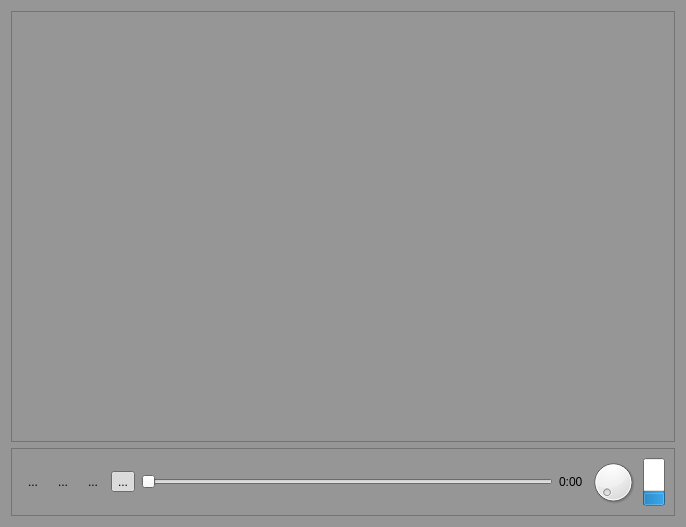
<?xml version="1.0" encoding="UTF-8"?>
<ui version="4.0">
 <class>VideoPlayerWidget</class>
 <widget class="QWidget" name="VideoPlayerWidget">
  <property name="geometry">
   <rect>
    <x>0</x>
    <y>0</y>
    <width>686</width>
    <height>527</height>
   </rect>
  </property>
  <property name="palette">
   <palette>
    <active>
     <colorrole role="Base">
      <brush brushstyle="SolidPattern">
       <color alpha="255">
        <red>255</red>
        <green>255</green>
        <blue>255</blue>
       </color>
      </brush>
     </colorrole>
     <colorrole role="Window">
      <brush brushstyle="SolidPattern">
       <color alpha="255">
        <red>150</red>
        <green>150</green>
        <blue>150</blue>
       </color>
      </brush>
     </colorrole>
    </active>
    <inactive>
     <colorrole role="Base">
      <brush brushstyle="SolidPattern">
       <color alpha="255">
        <red>255</red>
        <green>255</green>
        <blue>255</blue>
       </color>
      </brush>
     </colorrole>
     <colorrole role="Window">
      <brush brushstyle="SolidPattern">
       <color alpha="255">
        <red>150</red>
        <green>150</green>
        <blue>150</blue>
       </color>
      </brush>
     </colorrole>
    </inactive>
    <disabled>
     <colorrole role="Base">
      <brush brushstyle="SolidPattern">
       <color alpha="255">
        <red>150</red>
        <green>150</green>
        <blue>150</blue>
       </color>
      </brush>
     </colorrole>
     <colorrole role="Window">
      <brush brushstyle="SolidPattern">
       <color alpha="255">
        <red>150</red>
        <green>150</green>
        <blue>150</blue>
       </color>
      </brush>
     </colorrole>
    </disabled>
   </palette>
  </property>
  <property name="windowTitle">
   <string>Form</string>
  </property>
  <layout class="QVBoxLayout" name="main_layout">
   <item>
    <widget class="QFrame" name="top_frame">
     <property name="sizePolicy">
      <sizepolicy hsizetype="Preferred" vsizetype="Expanding">
       <horstretch>0</horstretch>
       <verstretch>0</verstretch>
      </sizepolicy>
     </property>
     <property name="frameShape">
      <enum>QFrame::StyledPanel</enum>
     </property>
     <property name="frameShadow">
      <enum>QFrame::Raised</enum>
     </property>
     <layout class="QVBoxLayout" name="top_frame_layout"/>
    </widget>
   </item>
   <item>
    <widget class="QFrame" name="bottom_frame">
     <property name="sizePolicy">
      <sizepolicy hsizetype="Preferred" vsizetype="Minimum">
       <horstretch>0</horstretch>
       <verstretch>0</verstretch>
      </sizepolicy>
     </property>
     <property name="frameShape">
      <enum>QFrame::StyledPanel</enum>
     </property>
     <property name="frameShadow">
      <enum>QFrame::Raised</enum>
     </property>
     <layout class="QHBoxLayout" name="bottom_frame_layout">
      <item>
       <widget class="QToolButton" name="bn_play">
        <property name="text">
         <string>...</string>
        </property>
        <property name="icon">
         <iconset>
          <normaloff>../resource/icons/ic_play_arrow_black_48dp.png</normaloff>../resource/icons/ic_play_arrow_black_48dp.png</iconset>
        </property>
        <property name="iconSize">
         <size>
          <width>32</width>
          <height>32</height>
         </size>
        </property>
        <property name="autoRaise">
         <bool>true</bool>
        </property>
       </widget>
      </item>
      <item>
       <widget class="QToolButton" name="bn_pause">
        <property name="text">
         <string>...</string>
        </property>
        <property name="icon">
         <iconset>
          <normaloff>../resource/icons/ic_pause_black_24dp.png</normaloff>../resource/icons/ic_pause_black_24dp.png</iconset>
        </property>
        <property name="iconSize">
         <size>
          <width>32</width>
          <height>32</height>
         </size>
        </property>
        <property name="autoRaise">
         <bool>true</bool>
        </property>
       </widget>
      </item>
      <item>
       <widget class="QToolButton" name="bn_stop">
        <property name="text">
         <string>...</string>
        </property>
        <property name="icon">
         <iconset>
          <normaloff>../resource/icons/ic_stop_black_24dp.png</normaloff>../resource/icons/ic_stop_black_24dp.png</iconset>
        </property>
        <property name="iconSize">
         <size>
          <width>32</width>
          <height>32</height>
         </size>
        </property>
        <property name="autoRaise">
         <bool>true</bool>
        </property>
       </widget>
      </item>
      <item>
       <widget class="QToolButton" name="bn_mute">
        <property name="text">
         <string>...</string>
        </property>
        <property name="icon">
         <iconset>
          <normaloff>../resource/icons/ic_volume_up_black_48dp.png</normaloff>
          <normalon>../resource/icons/ic_volume_off_black_48dp.png</normalon>../resource/icons/ic_volume_up_black_48dp.png</iconset>
        </property>
        <property name="iconSize">
         <size>
          <width>32</width>
          <height>32</height>
         </size>
        </property>
        <property name="checkable">
         <bool>true</bool>
        </property>
        <property name="checked">
         <bool>true</bool>
        </property>
        <property name="autoRaise">
         <bool>true</bool>
        </property>
       </widget>
      </item>
      <item>
       <widget class="QSlider" name="progress">
        <property name="orientation">
         <enum>Qt::Horizontal</enum>
        </property>
       </widget>
      </item>
      <item>
       <widget class="QLabel" name="lb_time">
        <property name="text">
         <string>0:00</string>
        </property>
        <property name="textFormat">
         <enum>Qt::AutoText</enum>
        </property>
        <property name="margin">
         <number>2</number>
        </property>
       </widget>
      </item>
      <item>
       <widget class="QDial" name="volume">
        <property name="sizePolicy">
         <sizepolicy hsizetype="Minimum" vsizetype="Minimum">
          <horstretch>0</horstretch>
          <verstretch>0</verstretch>
         </sizepolicy>
        </property>
        <property name="minimumSize">
         <size>
          <width>48</width>
          <height>48</height>
         </size>
        </property>
        <property name="maximumSize">
         <size>
          <width>48</width>
          <height>48</height>
         </size>
        </property>
        <property name="maximum">
         <number>100</number>
        </property>
        <property name="singleStep">
         <number>5</number>
        </property>
        <property name="pageStep">
         <number>5</number>
        </property>
        <property name="orientation">
         <enum>Qt::Horizontal</enum>
        </property>
       </widget>
      </item>
      <item>
       <widget class="QProgressBar" name="buffer">
        <property name="sizePolicy">
         <sizepolicy hsizetype="Fixed" vsizetype="Minimum">
          <horstretch>0</horstretch>
          <verstretch>0</verstretch>
         </sizepolicy>
        </property>
        <property name="maximumSize">
         <size>
          <width>48</width>
          <height>48</height>
         </size>
        </property>
        <property name="value">
         <number>24</number>
        </property>
        <property name="textVisible">
         <bool>false</bool>
        </property>
        <property name="orientation">
         <enum>Qt::Vertical</enum>
        </property>
       </widget>
      </item>
     </layout>
    </widget>
   </item>
  </layout>
 </widget>
 <resources/>
 <connections/>
</ui>
